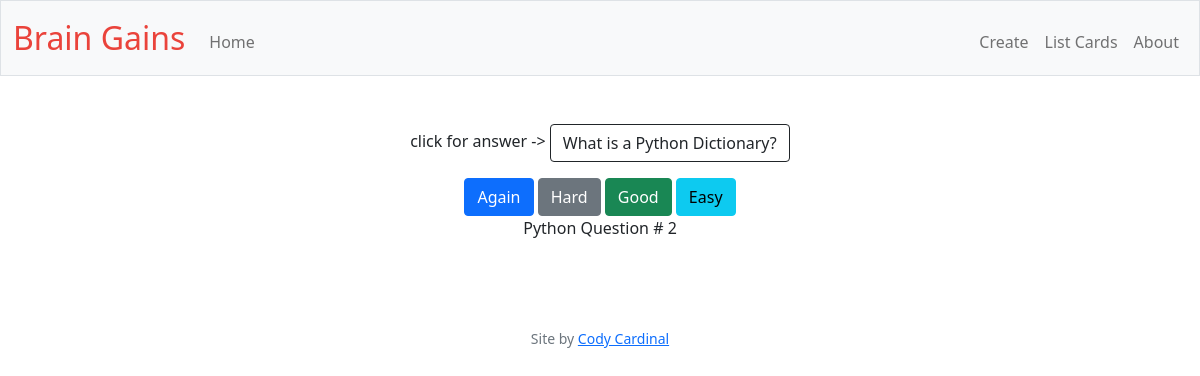
The app's page /next/Python/2 with its own data.
### tables this page shows
CREATE TABLE QUESTIONS (
    id INTEGER PRIMARY KEY AUTOINCREMENT,
    SCORE INTEGER NOT NULL,
    TOPIC VARCHAR(255) NOT NULL,
    QUESTION VARCHAR(255) NOT NULL,
    ANSWER VARCHAR(255) NOT NULL,
    SESH INTEGER NOT NULL
);

### app.py (the view)
@app.route('/next/<topic>/<id>', methods=('GET', 'POST'))
def next(topic: str = None, id = None):
    query = get_question(topic, id)
    return render_template('next.html', query = query)

### app.py (called while the page is built)
def get_db_connection():
    con = sqlite3.connect('flashcards.db')
    con.row_factory = sqlite3.Row
    return con

def get_question(topic: str = None, id: int = None):
    con = get_db_connection()
    if topic is None and id is not None:
        question = con.execute('SELECT * FROM questions WHERE sesh < 4 AND id = ?', (id,)).fetchone()
    if topic is not None and id is None:
        question = con.execute('SELECT * FROM questions WHERE topic = ?', (topic,)).fetchone()
    else:
        question = con.execute('SELECT * FROM questions WHERE id = ? AND topic = ?', (id, topic)).fetchone()
    con.close()
    return question

### templates/next.html (shortened to what this page needs)
{% extends "layout.html" %}
{% block main %}
<p>
    click for answer -> <a class="btn btn-outline-dark btn-lrg" data-bs-toggle="collapse" href="#collapseExample"
        role="button" aria-expanded="false" aria-controls="collapseExample">
        {{ query.question}}
    </a>
</p>
<form action="/answer/{{ query.Topic }}/{{ query.id }}" method="POST">
    <button name="Score" value=4 class="btn btn-primary">Again</button>
    <button name="Score" value=3 class="btn btn-secondary">Hard</button>
    <button name="Score" value=2 class="btn btn-success">Good</button>
    <button name="Score" value=1 class="btn btn-info">Easy</button>
    <br>
    <p>
        {{ query.topic}} Question # {{ query. id }}
    </p>
    <br>
</form>
{% endblock %}

### records on screen
QUESTIONS: question "What is a Python Dictionary?", topic "Python", id "2"
